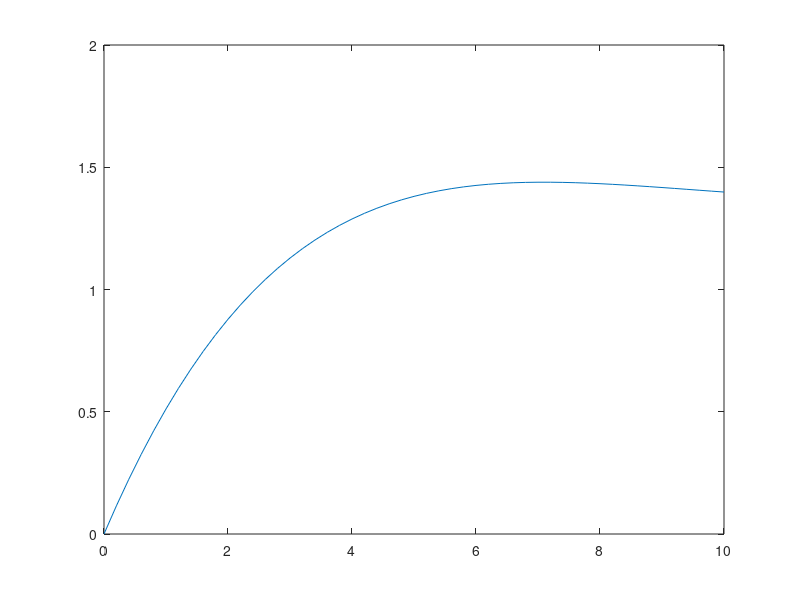

Write MATLAB code to recreate this figure.
A = [ -0.1004 -0.0403 ; 0.0625 0];
B = [0.5 ; 0];
C = [0 0.4016];
D = 0;


% Design of state feedback and integral action system
Ae = [A zeros(2,1); -C 0]; 
Be = [B; 0]; 

a = 0.9;
w = 0.115;
zeta = 0.75;



w2 =1.45*0.115;
zeta2 = 0.75;


s2kv = a*w + 2*zeta*w;
skv = 2*a*zeta*w^2 + w^2;
konst = a*w^3;

xhat = zeros(size(A,1),1);
xi = 0;
y = 1;
uc = 0;


pc = roots([1 s2kv skv konst]);
Le = place(Ae,Be,pc); 
L = Le(1:size(A,1));
li = Le(size(A,1)+1);
lr = 0; % direct coupling from reference value, not needed since use of integral action


% Design of observer

po = roots([1 2*zeta2*w2 w2^2]);
K = place(A',C',po)'; % calculate K vector

% Design of SOI controller system, the total
AR = [A-B*L-K*C -B*li; zeros(1,size(A,1)) 0];
BRy = [K; -1];
BRr = [B*lr; 1];
CR = [-L -li];
DRy = 0;
DRr = lr;
Gr = -ss(AR,BRy,CR,DRy); 

h = 0.2;
Hp = c2d(Gr,h); % sample and discretize the controller

[AR2 BRy2 CR2 DRy2] = ssdata(Hp); %get the discretized matrices


T = 0:0.2:10;       % simulation time = 10 seconds
U = ones(size(T)); % u = 1; this is a step input
[Y, Tsim, X] = lsim(Hp,U,T);
figure(1)
plot(Tsim,Y) %plot the stepresponse
